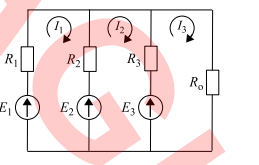
%> input picture Zrzut ekranu 2024-10-09 125218.png, 259 x 165 px
$ octave zad310.m   (GNU Octave 9; MATLAB toolbox functions it lacks are replaced by stand-ins)
%> lines starting %> are read from the running program, lines starting %| are printed output that depends on the picture
img = imread('Zrzut ekranu 2024-10-09 125218.png');
%> img is the input picture: size 165x259x3 uint8; mean R, G, B 243.8, 230.3, 230.3
gray_img = rgb2gray(img);
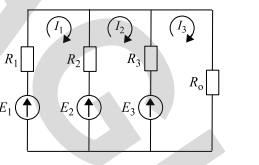
%> gray_img: size 165x259 uint8; min 1, max 255, mean 234.2

[rows, cols] = size(gray_img);
%> rows = 165; cols = 259
[X, Y] = meshgrid(1:cols, 1:rows);

theta = deg2rad(60);
A_2D = [cos(theta), -sin(theta); sin(theta), cos(theta)];


points_2D = [X(:), Y(:)]';

rotated_points_2D = A_2D * points_2D;

X_rot = reshape(rotated_points_2D(1,:), rows, cols);
Y_rot = reshape(rotated_points_2D(2,:), rows, cols);
figure(1);


subplot(1, 2, 1);
imshow(gray_img);
title('Oryginalny obraz');


subplot(1, 2, 2);
plot(X_rot, Y_rot, 'k.');
title('Obrócone współrzędne');
axis equal;
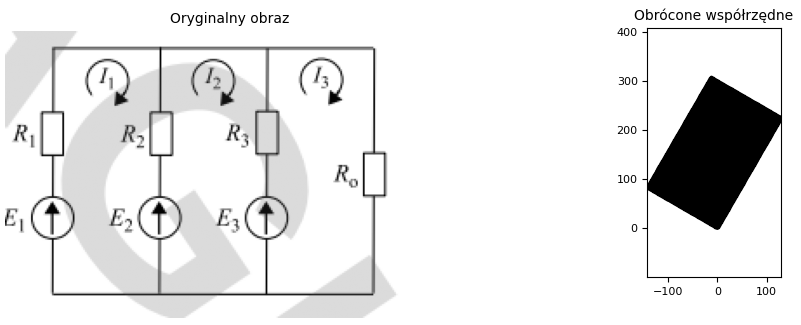
%> figure redrawn from the program's plot data, 2 panels


%> (the run ends here)

$ run again, with RLC jakis obwód.png copied over Zrzut ekranu 2024-10-09 125218.png
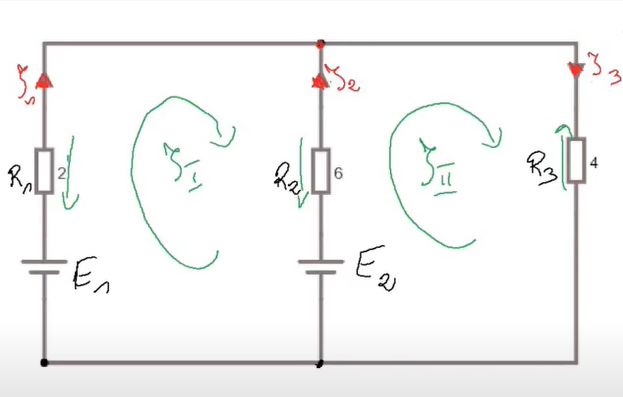
%> input picture RLC jakis obwód.png, 623 x 397 px
%> img is the input picture: size 397x623x3 uint8; mean R, G, B 244.7, 244.7, 244.3
%> `axis equal;`:
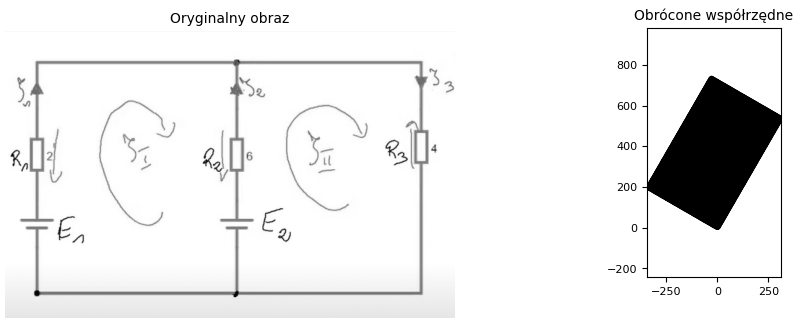
%> figure redrawn from the program's plot data, 2 panels
